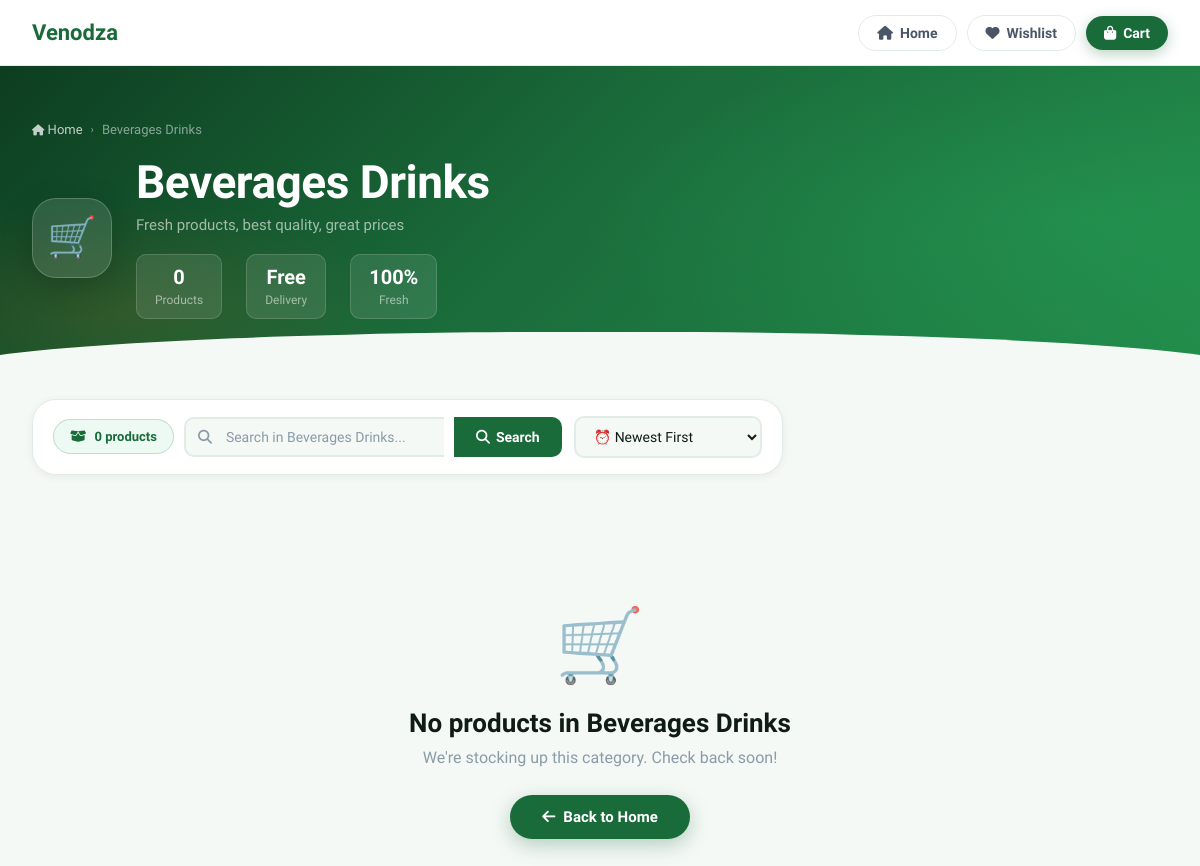
Page /category/beverages-drinks/ on the earlier database version.
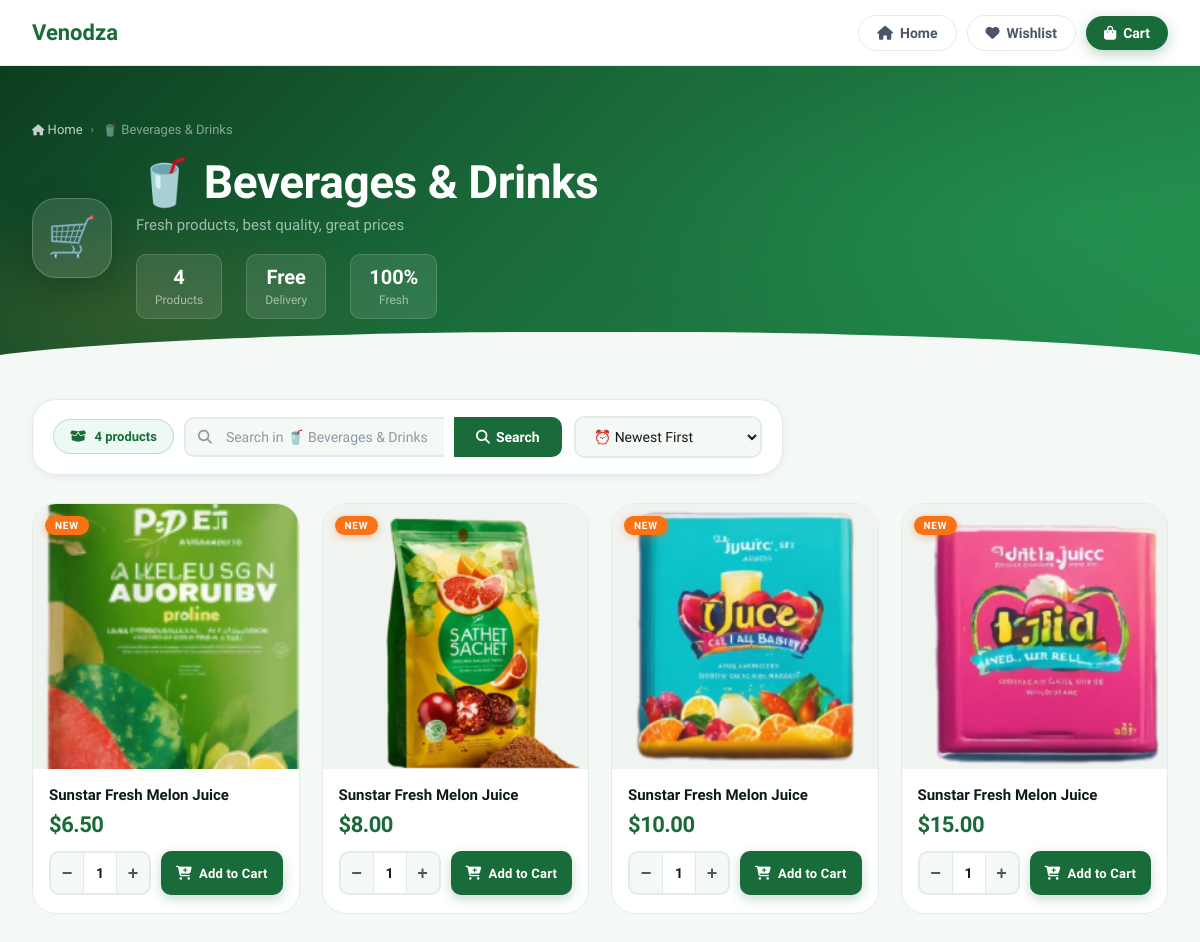
Same page on the later database version.
### pages/models.py (models this page shows, shortened)
class Category(models.Model):
    name = models.CharField(max_length=255, verbose_name='Название')
    slug = models.SlugField(unique=True, blank=True, verbose_name='Слаг')
    image = models.ImageField(upload_to='category_images/', blank=True, null=True, verbose_name='Изображение')
    class Meta:
        verbose_name = 'Категория'
        verbose_name_plural = 'Категории'
        ordering = ['name']

class Product(models.Model):
    UNIT_CHOICES = [
        ('kg', 'Kilogram'),
        ('pcs', 'Pieces'),
    ]
    name = models.CharField(max_length=200, verbose_name='Название')
    description = models.TextField(blank=True, default='No description', verbose_name='Описание')
    category = models.ForeignKey(Category, on_delete=models.SET_NULL, null=True, blank=True, verbose_name='Категория')
    price = models.DecimalField(max_digits=10, decimal_places=2, verbose_name='Цена')
    image = models.ImageField(upload_to='products/', blank=True, null=True, verbose_name='Изображение')
    unit_type = models.CharField(max_length=10, choices=UNIT_CHOICES, default='pcs', verbose_name='Единица измерения')
    created_at = models.DateTimeField(default=timezone.now, verbose_name='Дата создания')
    updated_at = models.DateTimeField(auto_now=True, verbose_name='Дата обновления')
    class Meta:
        verbose_name = 'Продукт'
        verbose_name_plural = 'Продукты'
        ordering = ['-created_at']

### pages/views.py (the view)
# urls.py: path('category/<slug:slug>/', views.category_view, name='category'),
def category_view(request, slug):
    meta = CATEGORY_META.get(slug, {
        'name': slug.replace('-', ' ').title(),
        'icon': '🛒',
    })
    category_obj = None
    category_name = meta['name']
    try:
        category_obj = Category.objects.get(slug=slug)
    except Category.DoesNotExist:
        pass
    if not category_obj:
        try:
            category_obj = Category.objects.filter(name__icontains=slug).first()
        except:
            pass
    if category_obj:
        products = Product.objects.filter(category=category_obj)
        category_name = category_obj.name
    else:
        products = Product.objects.none()
    search_query = request.GET.get('q', '')
    if search_query:
        products = products.filter(
            Q(name__icontains=search_query) |
            Q(description__icontains=search_query)
        )
    sort_by = request.GET.get('sort', '-created_at')
    allowed_sorts = ['price', '-price', 'name', '-name', 'created_at', '-created_at']
    if sort_by in allowed_sorts:
        products = products.order_by(sort_by)
    paginator = Paginator(products, 12)
    page_number = request.GET.get('page', 1)
    try:
        products_page = paginator.page(page_number)
    except PageNotAnInteger:
        products_page = paginator.page(1)
    except EmptyPage:
        products_page = paginator.page(paginator.num_pages)
    context = {
        'slug': slug,
        'category_name': category_name,
        'category_icon': meta.get('icon', '🛒'),
        'category': category_obj,
        'products': products_page,
        'search_query': search_query,
        'current_sort': sort_by,
        'product_count': paginator.count,
        'signup_form': SignUpForm(),
        'signin_form': AuthenticationForm(),
    }
    return render(request, 'categories/category.html', context)

### pages/forms.py
class SignUpForm(UserCreationForm):
    email = forms.EmailField(required=True, widget=forms.EmailInput(attrs={'placeholder':'Email'}))
    username = forms.CharField(widget=forms.TextInput(attrs={'placeholder':'Username'}))
    password1 = forms.CharField(widget=forms.PasswordInput(attrs={'placeholder':'Password'}))
    password2 = forms.CharField(widget=forms.PasswordInput(attrs={'placeholder':'Confirm Password'}))
    class Meta:
        model = User
        fields = ('username', 'email', 'password1', 'password2')

### templates/categories/category.html (shortened to what this page needs)
{% load static %}
<!DOCTYPE html>
<html lang="en">
<head>
  <link rel="stylesheet" href="https://cdnjs.cloudflare.com/ajax/libs/font-awesome/6.5.0/css/all.min.css">
</head>
<body>
<nav class="navbar">
  <a href="{% url 'shop:home' %}" class="nav-logo">
  Venodza
  </a>
  <div class="nav-right">
    <a href="{% url 'shop:home' %}" class="nav-btn nav-btn-ghost">
      <i class="fas fa-home"></i> Home
    </a>
    <a href="{% url 'shop:wishlist' %}" class="nav-btn nav-btn-ghost">
      <i class="fas fa-heart"></i> Wishlist
    </a>
    <a href="{% url 'shop:cart' %}" class="nav-btn nav-btn-primary">
      <i class="fas fa-shopping-bag"></i> Cart
    </a>
  </div>
</nav>
<section class="hero">
  <div class="hero-inner">
    <div class="breadcrumb">
      <a href="{% url 'shop:home' %}"><i class="fas fa-home" style="font-size:11px;"></i> Home</a>
      <span class="breadcrumb-sep">›</span>
      <span>{{ category_name }}</span>
    </div>
    <div class="hero-content">
      <div class="hero-icon">{{ category_icon }}</div>
      <div class="hero-text">
        <h1>{{ category_name }}</h1>
        <p>Fresh products, best quality, great prices</p>
        <div class="hero-stats">
          <div class="hero-stat">
            <strong>{{ product_count }}</strong>
            <span>Products</span>
          </div>
          <div class="hero-stat">
            <strong>Free</strong>
            <span>Delivery</span>
          </div>
          <div class="hero-stat">
            <strong>100%</strong>
            <span>Fresh</span>
          </div>
        </div>
      </div>
    </div>
  </div>
</section>
<div class="controls-wrap">
  <form method="get" action="" class="search-form" id="filterForm">
    <div class="controls">
      <div class="controls-left">
        <span class="count-badge">
          <i class="fas fa-box-open" style="margin-right:5px;"></i>
          {{ product_count }} products
        </span>
        <div class="search-wrap">
          <input
            class="search-input"
            type="text" name="q"
            placeholder="Search in {{ category_name }}..."
            value="{{ search_query }}"
            id="searchInput"
          >
        </div>
        <button type="submit" class="search-submit">
          <i class="fas fa-search"></i> Search
        </button>
      </div>
      <select class="sort-select" name="sort" onchange="document.getElementById('filterForm').submit()">
        <option value="-created_at" {% if current_sort == '-created_at' %}selected{% endif %}>⏰ Newest First</option>
      </select>
    </div>
  </form>
</div>
<div class="grid-wrap">
  {% if products %}
  <div class="product-grid">
    {% for product in products %}
    <div class="prod-card">
      <div class="prod-img">
        <span class="prod-badge">New</span>
      </div>
      <div class="prod-body">
        <p class="prod-name">{{ product.name }}</p>
        <div class="prod-price-row">
          <span class="prod-price">${{ product.price }}</span>
        </div>
        <form method="post" action="{% url 'shop:cart' %}" class="prod-actions" onsubmit="handleCart(event, this)">
          <div class="qty-ctrl">
            <button type="button" class="qty-btn" onclick="changeQty(this, -1)">−</button>
            <input type="number" class="qty-input" name="quantity" value="1" min="1" max="99">
            <button type="button" class="qty-btn" onclick="changeQty(this, 1)">+</button>
          </div>
          <button type="submit" class="cart-btn">
            <i class="fas fa-cart-plus"></i> Add to Cart
          </button>
        </form>
      </div>
    </div>
    {% endfor %}
  </div>
  {% else %}
  <div class="empty-state">
    <div class="empty-icon">{{ category_icon }}</div>
    <h3>No products in {{ category_name }}</h3>
    <p>We're stocking up this category. Check back soon!</p>
    <a href="{% url 'shop:home' %}" class="empty-btn">
      <i class="fas fa-arrow-left"></i> Back to Home
    </a>
  </div>
  {% endif %}
</div>
</body>
</html>

Differences in the rows shown:
now on this page (row edited): Category: name "🥤 Beverages & Drinks", q "Search in 🥤 Beverages & Drinks..."
added Product: name "Sunstar Fresh Melon Juice", price "6.50"
added Product: name "Sunstar Fresh Melon Juice", price "8.00"
added Product: name "Sunstar Fresh Melon Juice", price "10.00"
added Product: name "Sunstar Fresh Melon Juice", price "15.00"
Other differences:
{{ product_count }}: "0" → "4"
{{ category_name }}: "Beverages Drinks" → (not shown)
form field q: "Search in Beverages Drinks..." → (not shown)
{{ category_icon }}: "🛒" → (not shown)
text no longer shown: "No products in We're stocking up this category. Check back soon! Back to Home"
